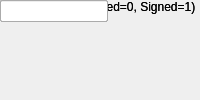
<?xml version="1.0" encoding="UTF-8"?>
<ui version="4.0">
 <class>MainWindow</class>
 <widget class="QMainWindow" name="MainWindow">
  <property name="windowTitle"><string>Bus Relational</string></property>
  <widget class="QWidget" name="centralwidget">
   <!-- NOTE: this is a simplified structural mirror of the generated
        <module>_ui.py, not a full round-trip Designer file. Regenerate
        both from the same spec if you need to edit layout by hand. -->
       <widget class="QLabel" name="label_n_bits_a">
     <property name="text"><string>a input bit widths</string></property>
    </widget>
       <widget class="QLineEdit" name="n_bits_a"/>
       <widget class="QLabel" name="label_bin_pt_a">
     <property name="text"><string>a input binary points</string></property>
    </widget>
       <widget class="QLineEdit" name="bin_pt_a"/>
       <widget class="QLabel" name="label_type_a">
     <property name="text"><string>a input type (Unsigned=0, Signed=1)</string></property>
    </widget>
       <widget class="QLineEdit" name="type_a"/>
       <widget class="QLabel" name="label_n_bits_b">
     <property name="text"><string>b input bit widths</string></property>
    </widget>
       <widget class="QLineEdit" name="n_bits_b"/>
       <widget class="QLabel" name="label_bin_pt_b">
     <property name="text"><string>b input binary points</string></property>
    </widget>
       <widget class="QLineEdit" name="bin_pt_b"/>
       <widget class="QLabel" name="label_type_b">
     <property name="text"><string>b input type (Unsigned=0, Signed=1)</string></property>
    </widget>
       <widget class="QLineEdit" name="type_b"/>
       <widget class="QLabel" name="label_en">
     <property name="text"><string>en port</string></property>
    </widget>
       <widget class="QCheckBox" name="en"/>
       <widget class="QLabel" name="label_misc">
     <property name="text"><string>misc support</string></property>
    </widget>
       <widget class="QCheckBox" name="misc"/>
       <widget class="QLabel" name="label_mode">
     <property name="text"><string>comparison:</string></property>
    </widget>
       <widget class="QComboBox" name="mode">
     <item><property name="text"><string>a=b</string></property></item>
     <item><property name="text"><string>a!=b</string></property></item>
     <item><property name="text"><string>a&lt;b</string></property></item>
     <item><property name="text"><string>a&gt;b</string></property></item>
     <item><property name="text"><string>a&lt;=b</string></property></item>
     <item><property name="text"><string>a&gt;=b</string></property></item>
    </widget>
       <widget class="QLabel" name="label_csp_latency">
     <property name="text"><string>latency</string></property>
    </widget>
       <widget class="QLineEdit" name="csp_latency"/>
  </widget>
 </widget>
 <resources/>
 <connections/>
</ui>
